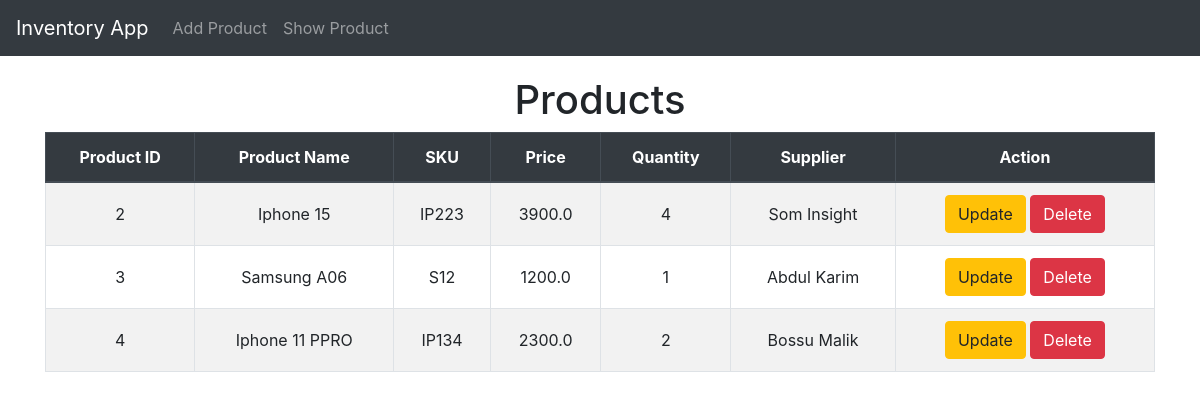
Page /list/ on the committed database.
### invApp/models.py (models this page shows, shortened)
class Product(models.Model):
    product_id = models.AutoField(primary_key=True)
    name = models.CharField(max_length=100)
    sku = models.CharField(max_length=100, unique=True) # Stock keeping unit
    price = models.FloatField()
    quantity = models.IntegerField()
    supplier = models.CharField(max_length=100)

### invApp/views.py (the view)
# urls.py: path('list/',views.product_list_view, name='product_list'),
def product_list_view(request):
    products = Product.objects.all() # Calling all the items from the database
    return render(request,'invApp/product_list.html',{'products':products})

### invApp/templates/invApp/product_list.html (shortened to what this page needs)
 {% extends "invApp/layout.html" %}
 {% block content %}
    <h1 class="text-center">Products</h1>
    <table class="table table-bordered table-striped text-center">
        <thead class="thead-dark">
            <tr>
                <th>Product ID</th>
                <th>Product Name</th>
                <th>SKU</th>
                <th>Price</th>
                <th>Quantity</th>
                <th>Supplier</th>
                <th>Action</th>
            </tr>
        </thead>
        <tbody>
            {% for product in products %}
            <tr>
                <td>{{product.product_id}}</td>
                <td>{{product.name}}</td>
                <td>{{product.sku}}</td>
                <td>{{product.price}}</td>
                <td>{{product.quantity}}</td>
                <td>{{product.supplier}}</td>
                <td>
                    <a href="{% url 'product_update' product.product_id%}" class="btn btn-warning">Update</a>
                    <a href="{% url 'product_delete' product.product_id%}" class="btn btn-danger">Delete</a>
                </td>
            </tr>
            {% endfor %}
        </tbody>
    </table>
 {% endblock %}

### invApp/templates/invApp/layout.html (shortened to what this page needs)
<!DOCTYPE html>
<html lang="en">
<head>
    <link href="https://cdn.jsdelivr.net/npm/bootstrap@4.5.2/dist/css/bootstrap.min.css" rel="stylesheet">
</head>
<body>
    <nav class="navbar navbar-expand-lg navbar-dark fixed-top">
        <a href="{% url 'home' %}" class="navbar-brand">Inventory App</a>
        <div class="collapse navbar-collapse" id="navbarNav">
            <ul class="navbar-nav">
                <li class="nav-item">
                    <a class="nav-link" href="{% url 'product_create' %}">Add Product</a>
                </li>
                <li class="nav-item">
                    <a class="nav-link" href="{% url 'product_list' %}">Show Product</a>
                </li>
            </ul>
        </div>
    </nav>
    <div class="container">
        {% block content %}{% endblock %}
    </div>
</body>
</html>

### invApp/templates/invApp/layout.html (style rules this page uses)
body { padding-top: 56px; }
.navbar { background-color: #343a40; }
.container { margin-top: 20px; }
.table th, .table td { vertical-align:middle; }

### rows in the picture
Product: product_id "2", name "Iphone 15", sku "IP223", price "3900.0", quantity "4", supplier "Som Insight"
Product: product_id "3", name "Samsung A06", sku "S12", price "1200.0", quantity "1", supplier "Abdul Karim"
Product: product_id "4", name "Iphone 11 PPRO", sku "IP134", price "2300.0", quantity "2", supplier "Bossu Malik"
